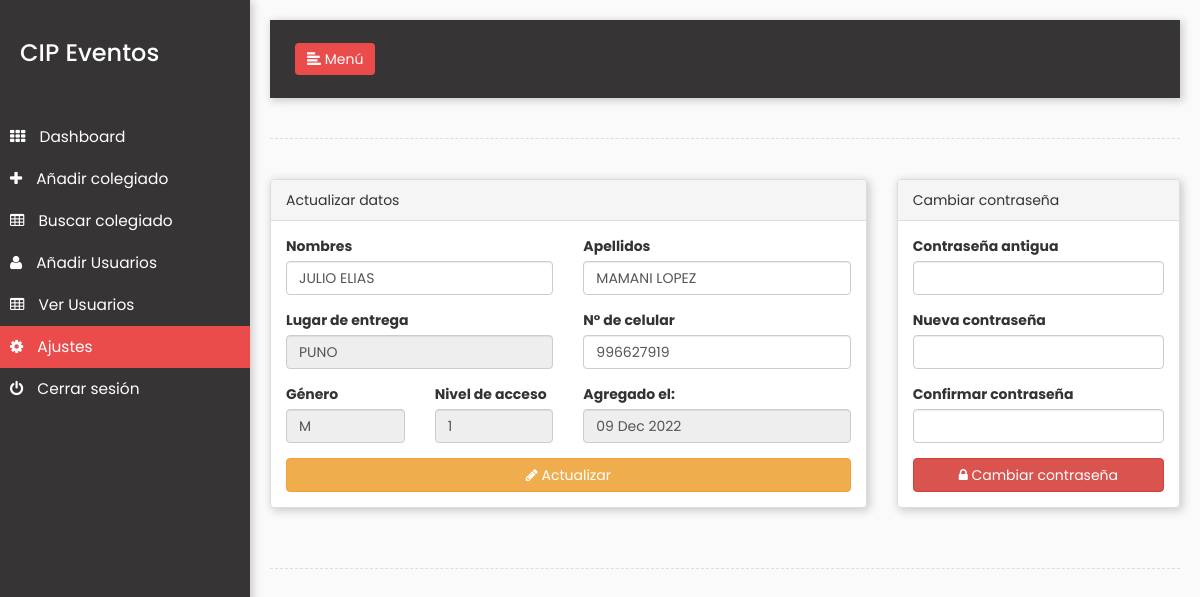
Screenshot of /admin/settings.php (signed in) with the database file from the repository.
### tables this page shows
CREATE TABLE IF NOT EXISTS `users` (
  `id` int NOT NULL AUTO_INCREMENT,
  `name` varchar(30) NOT NULL,
  `surname` varchar(30) NOT NULL,
  `username` varchar(20) NOT NULL,
  `password` varchar(32) NOT NULL,
  `joined` varchar(30) NOT NULL,
  `permission` varchar(10) NOT NULL,
  `type` varchar(50) DEFAULT 'user',
  `gender` varchar(1) NOT NULL,
  `phone` varchar(20) NOT NULL,
  `lugar_entrega` varchar(20) NOT NULL,
  PRIMARY KEY (`id`)
);

### admin/settings.php (the view, shortened to what this page needs)
<?php
    require_once('includes/conn.php');
    $sqlE  = mysqli_query($mysqli, "SELECT * FROM users WHERE username = '{$_SESSION['username']}'");
    $eprow = mysqli_fetch_array($sqlE);
?>
<!DOCTYPE html>
<html lang="es">
<head>
    <link rel="stylesheet" href="assets/css/bootstrap.min.css">
    <link rel="stylesheet" href="assets/css/style.css">
    <link rel="stylesheet" href="assets/awesome/font-awesome.css">
    <link rel="stylesheet" href="assets/css/animate.css">
</head>
<body>
    <div class="wrapper">
        <nav id="sidebar" class="sammacmedia">
            <div class="sidebar-header">
                <h3>CIP Eventos</h3>
            </div>
            <ul class="list-unstyled components">
                <li>
                    <a href="dashboard.php">
                        <i class="fa fa-th"></i>
                        Dashboard
                    </a>
                </li>
                <?php
                if ($_SESSION['permission'] == 1):
                ?>
                <li>
                    <a href="a_employees.php">
                        <i class="fa fa-plus"></i>
                        Añadir colegiado
                    </a>
                </li>
                <?php endif; ?>
                <li>
                    <a href="all_employees.php">
                        <i class="fa fa-table"></i>
                        Buscar colegiado
                    </a>
                </li>
                <?php
                    if ($_SESSION['permission'] == 1) :
                ?>
                <li>
                    <a href="a_users.php">
                        <i class="fa fa-user"></i>
                        Añadir Usuarios
                    </a>
                </li>
                <li>
                    <a href="v_users.php">
                        <i class="fa fa-table"></i>
                        Ver Usuarios
                    </a>
                </li>
                <?php endif; ?>
                <li class="active">
                    <a href="settings.php">
                        <i class="fa fa-cog"></i>
                        Ajustes
                    </a>
                </li>
                <li>
                    <a href="logout.php">
                        <i class="fa fa-power-off"></i>
                        Cerrar sesión
                    </a>
                </li>
            </ul>
        </nav>
        <div id="content" style="width: 100%;">
            <nav class="navbar navbar-default sammacmedia">
                <div class="container-fluid">
                    <div class="navbar-header" id="sams">
                        <button type="button" id="sidebarCollapse" id="makota"
                            class="btn btn-sam animated tada navbar-btn">
                            <i class="glyphicon glyphicon-align-left"></i>
                            <span>Menú</span>
                        </button>
                    </div>
                </div>
            </nav>
            <div class="line"></div>
            <div class="row">
                <div class="col-md-8">
                    <div class="panel panel-default sammacmedia">
                        <div class="panel-heading">Actualizar datos</div>
                        <div class="panel-body">
                            <form method="post" action="settings.php">
                                <div class="row form-group">
                                    <div class="col-lg-6">
                                        <label>Nombres</label>
                                        <input type="text" class="form-control" name="name" value="<?php echo $eprow['name']; ?>" required>
                                    </div>
                                    <div class="col-lg-6">
                                        <label>Apellidos</label>
                                        <input type="text" class="form-control" name="surname" value="<?php echo $eprow['surname']; ?>" required>
                                    </div>
                                </div>
                                <div class="row form-group">
                                    <div class="col-lg-6">
                                        <label>Lugar de entrega</label>
                                        <input type="text" class="form-control" value="<?php echo $eprow['lugar_entrega']; ?>" readonly>
                                    </div>
                                    <div class="col-lg-6">
                                        <label>N° de celular</label>
                                        <input type="text" class="form-control" name="phone"
                                            value="<?php echo $eprow['phone']; ?>" required maxlength="9">
                                    </div>
                                </div>
                                <div class="row form-group">
                                    <div class="col-lg-3">
                                        <label>Género</label>
                                        <input type="text" class="form-control" value="<?php echo $eprow['gender']; ?>"
                                            readonly>
                                    </div>
                                    <div class="col-lg-3">
                                        <label>Nivel de acceso</label>
                                        <input type="text" class="form-control"
                                            value="<?php echo $eprow['permission']; ?>" readonly>
                                    </div>
                                    <div class="col-lg-6">
                                        <label>Agregado el:</label>
                                        <input type="text" class="form-control" value="<?php echo $eprow['joined']; ?>"
                                            readonly>
                                    </div>
                                </div>
                                <div class="row">
                                    <div class="col-md-12">
                                        <button type="submit" name="update" class="btn btn-warning btn-block"><span
                                                class="fa fa-pencil"></span> Actualizar</button>
                                    </div>
                                </div>
                            </form>
                        </div>
                    </div>
                </div>
                <div class="col-md-4">
                    <div class="panel panel-default sammacmedia">
                        <div class="panel-heading">Cambiar contraseña</div>
                        <div class="panel-body">
                            <form method="post" action="settings.php">
                                <div class="row form-group">
                                    <div class="col-lg-12">
                                        <label>Contraseña antigua</label>
                                        <input type="password" class="form-control" name="old_password" required>
                                    </div>
                                </div>
                                <div class="row form-group">
                                    <div class="col-lg-12">
                                        <label>Nueva contraseña</label>
                                        <input type="password" class="form-control" name="password" required>
                                    </div>
                                </div>
                                <div class="row form-group">
                                    <div class="col-lg-12">
                                        <label>Confirmar contraseña</label>
                                        <input type="password" class="form-control" name="cpassword" required>
                                    </div>
                                </div>
                                <div class="row">
                                    <div class="col-md-12">
                                        <button type="submit" name="submit" class="btn btn-danger btn-block"><span
                                                class="fa fa-lock"></span> Cambiar contraseña</button>
                                    </div>
                                </div>
                            </form>
                        </div>
                    </div>
                </div>
            </div>
            <div class="line"></div>
        </div>
    </div>
</body>
</html>

### admin/assets/css/style.css (style rules this page uses)
body { font-family: 'Poppins', sans-serif; background: #fafafa; }
a, a:hover, a:focus { color: inherit; text-decoration: none; transition: all 0.3s; }
.navbar { padding: 15px 10px; background: #363434; border: none; border-radius: 0; margin-bottom: 40px; box-shadow: 1px 1px 3px rgba(0, 0, 0, 0.1); }
.navbar-btn { box-shadow: none; outline: none !important; border: none; }
.line { width: 100%; height: 1px; border-bottom: 1px dashed #ddd; margin: 40px 0; }
.sammacmedia { box-shadow: 2px 2px 8px 1px #ccc; }
i, span { display: inline-block; }
.wrapper { display: flex; align-items: stretch; }
#sidebar { min-width: 250px; max-width: 250px; background: #363434; color: #fff; transition: all 0.3s; }
#sidebar ul li a { text-align: left; }
#sidebar .sidebar-header { padding: 20px; background: #363434; }
#sidebar ul.components { padding: 20px 0; border-bottom: 1px solid #363434; }
#sidebar ul li a { padding: 10px; font-size: 1.1em; display: block; }
#sidebar ul li a i { margin-right: 10px; }
.btn-sam { background-color: #ea4c4c; color:#fafafa; }
#sidebar ul li.active > a, a[aria-expanded="true"] { color: #fff; background: #ea4c4c; }
#content { padding: 20px; min-height: 100vh; transition: all 0.3s; }

### rows the page displays
users: name "JULIO ELIAS", surname "MAMANI LOPEZ", lugar_entrega "PUNO", phone "996627919", gender "M", permission "1", joined "09 Dec 2022"
